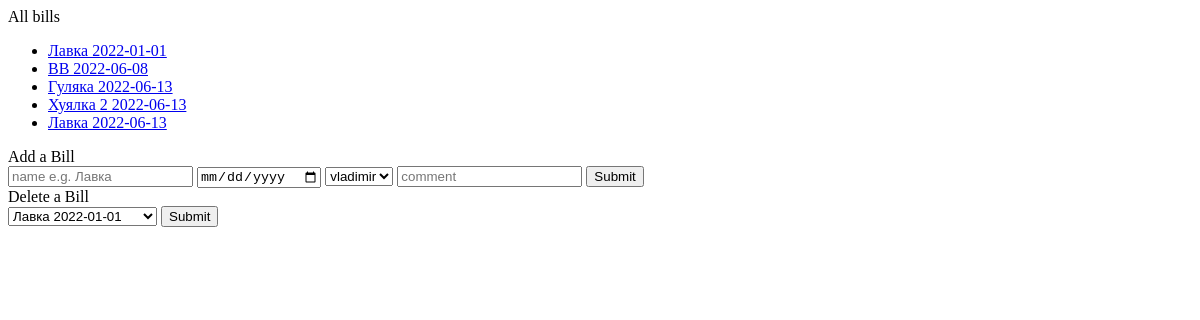
Before: /bills/ with the older database file.
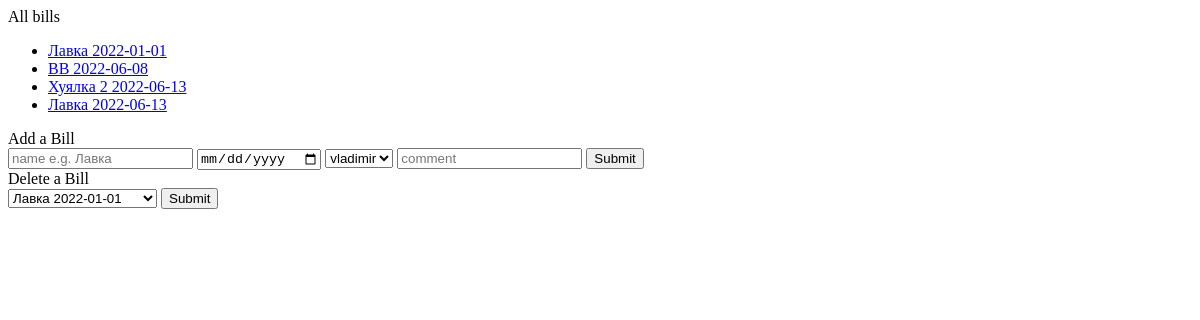
After: the same page with the newer database file.
### bills/models.py (models this page shows)
class Bill(models.Model):
    name = models.CharField(max_length=50)
    date = models.DateField()
    comment = models.CharField(max_length=500, blank=True)
    lender = models.ForeignKey(get_user_model(), on_delete=models.CASCADE, related_name='lender', editable = True, blank=True)
    def __str__(self):
        return f'{self.name} {self.date}' #: {self.cost_total}rub'

### bills/views.py (the view)
# urls.py: path('', views.index, name='index'), #, namespace='bills'
def index(request):
    bills = Bill.objects.all()
    User = get_user_model()
    users = User.objects.all()
    return render(request, 'bills/index.html', {
            'bills': bills,
            'users': users
        })

### bills/templates/bills/index.html (shortened to what this page needs)
{% extends 'bills/layout.html' %}
{% block body %}
    <l1>All bills</l1>
    <ul>
    {% for bill in bills %}
        <li><a href="{% url 'bills:bill' bill_id=bill.id %}">{{ bill }}</a></li>
    {% endfor %}
    </ul>
    <l1>Add a Bill</l1>
    <form action="{% url 'bills:add' %}" method="post">
        <input type="text" placeholder="name e.g. Лавка" name="name">
        <input type="date" placeholder="date" name="date">
        <select name="lender">
            {% for user in users %}
                <option value="{{ user.id }}">{{ user }}</option>
            {% endfor %}
        </select>
        <input type="text" placeholder="comment" name="comment">
        <input type="submit">
    </form>
    <l1>Delete a Bill</l1>
    <form action="{% url 'bills:delete_bill' %}" method="post">
        <select name="bill_id">
            {% for bill in bills %}
                <option value="{{ bill.id }}">{{ bill }}</option>
            {% endfor %}
        </select>
        <input type="submit">
    </form>
{% endblock %}

Changed rows visible on the page:
removed Bill: name+date "Гуляка 2022-06-13"
